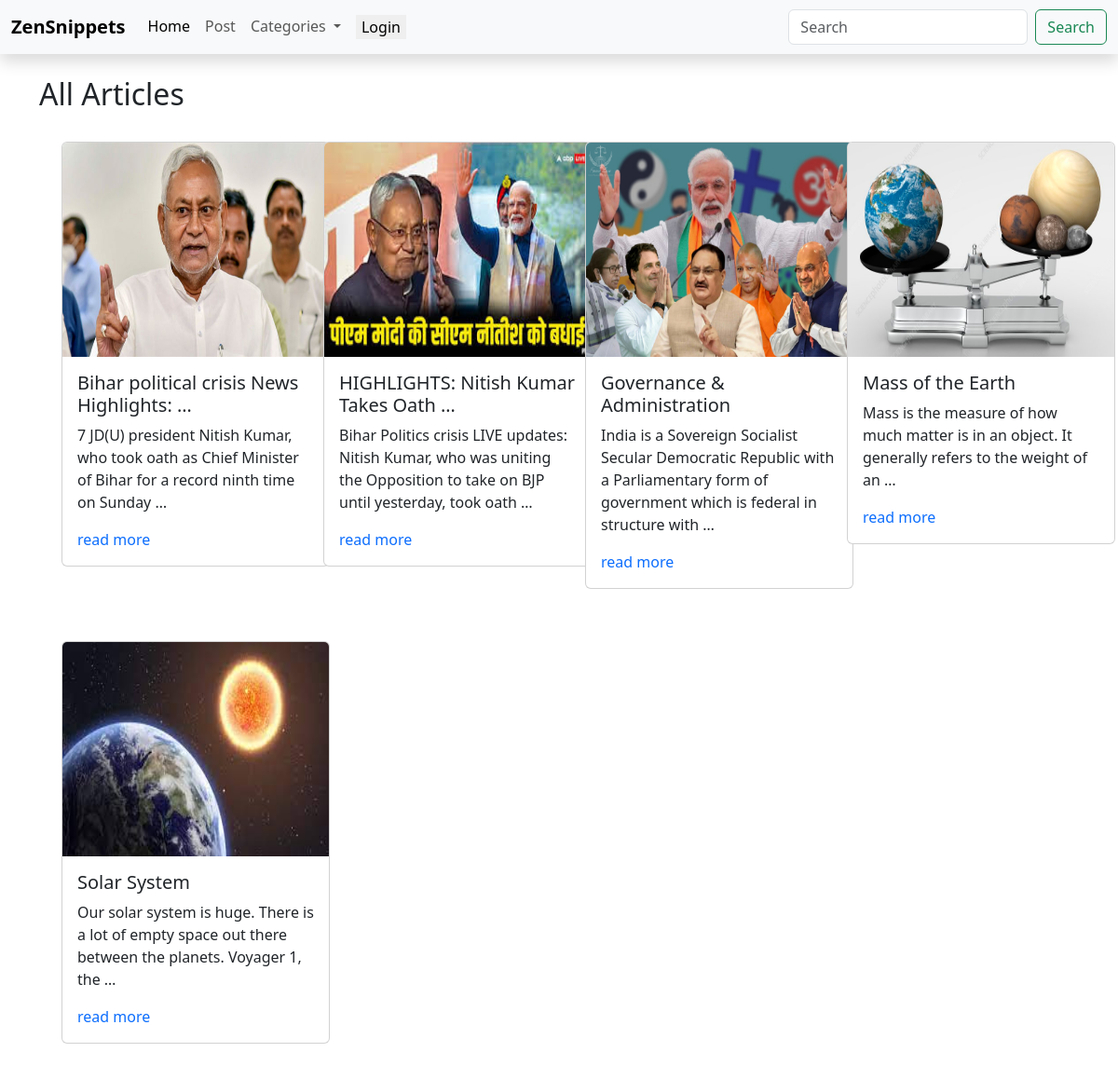
The page / on the database its author committed.
### article/models.py (models this page shows, shortened)
class Article(models.Model):
    category = models.ForeignKey(Category, on_delete=models.CASCADE,default = 1)
    title = models.CharField(max_length=200)
    content = models.TextField(max_length=2000)
    img = models.ImageField(upload_to='article_images/',default='default_img.jpg')
    pub_date = models.DateField(auto_now = True)

### article/views.py (the view)
# urls.py: path('',index,name='index'),
def index(request):
    all_articles = Article.objects.all()
    context = {
            'articles':all_articles
    }
    return render(request,'article/index.html',context)

### article/models.py (called while the page is built)
    def __str__(self):
        return self.name

### article/views.py (called while the page is built)
def categories(request):
    categories = Category.objects.all()
    return {
        'categories':categories,
    }

### article/templates/article/index.html
{% extends "base.html" %}
{% block content %}
<div class="container ">
    <h2 class='mt-4'>All Articles</h2>
    <div class="row g-lg-2">
        {% for article in articles %}
        <div class='col-md-4 col-lg-3 col-sm-6'>
            <div class="card m-4" style="width: 18rem;">
                <img style="height:230px;" src="{{article.img.url}}" class="card-img-top img-fluid" alt="...">
                <div class="card-body">
                    <h5 class="card-title">{{article.title | truncatewords:5}}</h5>
                    <p class="card-text">{{article.content | truncatewords:20 }}</p>
                    <a href="{% url "article:single_article" article.id %}" class="text-decoration-none">read more</a>
                </div>
            </div>
        </div>
        {% endfor %}
    </div>
</div>
{% endblock content %}

### rows shown on the page
Article: img (picture), title "Bihar political crisis News Highlights: …", content "7 JD(U) president Nitish Kumar, who took oath as Chief Minister of Bihar for a record ninth time on Sunday …"
Article: img (picture), title "HIGHLIGHTS: Nitish Kumar Takes Oath …", content "Bihar Politics crisis LIVE updates: Nitish Kumar, who was uniting the Opposition to take on BJP until yesterday, took oath …"
Article: img (picture), title "Governance & Administration", content "India is a Sovereign Socialist Secular Democratic Republic with a Parliamentary form of government which is federal in structure with …"
Article: img (picture), title "Mass of the Earth", content "Mass is the measure of how much matter is in an object. It generally refers to the weight of an …"
Article: img (picture), title "Solar System", content "Our solar system is huge. There is a lot of empty space out there between the planets. Voyager 1, the …"
